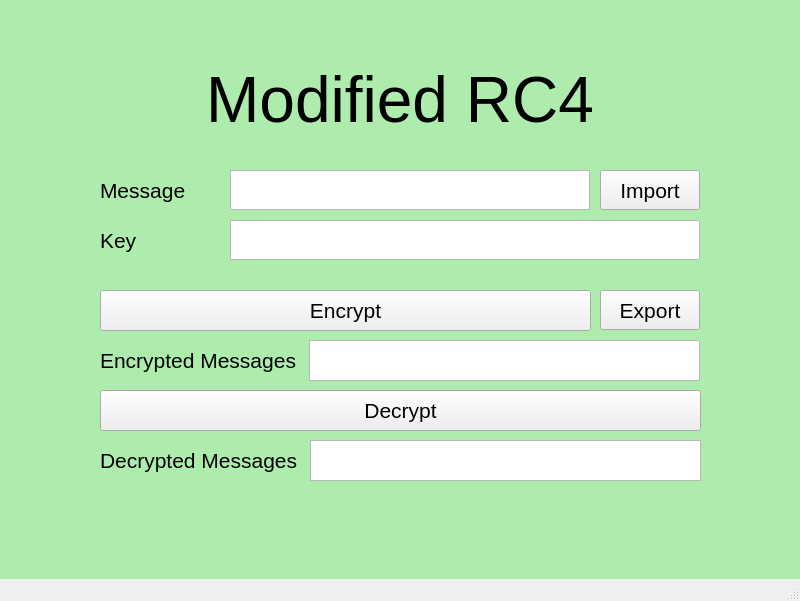
<?xml version="1.0" encoding="UTF-8"?>
<ui version="4.0">
 <class>MainWindow</class>
 <widget class="QMainWindow" name="MainWindow">
  <property name="geometry">
   <rect>
    <x>0</x>
    <y>0</y>
    <width>800</width>
    <height>601</height>
   </rect>
  </property>
  <property name="windowTitle">
   <string>MainWindow</string>
  </property>
  <widget class="QWidget" name="centralwidget">
   <widget class="QLabel" name="label">
    <property name="geometry">
     <rect>
      <x>100</x>
      <y>170</y>
      <width>130</width>
      <height>40</height>
     </rect>
    </property>
    <property name="font">
     <font>
      <pointsize>16</pointsize>
     </font>
    </property>
    <property name="text">
     <string>Message</string>
    </property>
   </widget>
   <widget class="QLabel" name="label_2">
    <property name="geometry">
     <rect>
      <x>100</x>
      <y>220</y>
      <width>130</width>
      <height>40</height>
     </rect>
    </property>
    <property name="font">
     <font>
      <pointsize>16</pointsize>
     </font>
    </property>
    <property name="text">
     <string>Key</string>
    </property>
   </widget>
   <widget class="QTextEdit" name="textEdit">
    <property name="geometry">
     <rect>
      <x>230</x>
      <y>170</y>
      <width>360</width>
      <height>40</height>
     </rect>
    </property>
    <property name="styleSheet">
     <string notr="true">font-size:16pt</string>
    </property>
    <property name="html">
     <string>&lt;!DOCTYPE HTML PUBLIC &quot;-//W3C//DTD HTML 4.0//EN&quot; &quot;http://www.w3.org/TR/REC-html40/strict.dtd&quot;&gt;
&lt;html&gt;&lt;head&gt;&lt;meta name=&quot;qrichtext&quot; content=&quot;1&quot; /&gt;&lt;style type=&quot;text/css&quot;&gt;
p, li { white-space: pre-wrap; }
&lt;/style&gt;&lt;/head&gt;&lt;body style=&quot; font-family:'MS Shell Dlg 2'; font-size:16pt; font-weight:400; font-style:normal;&quot;&gt;
&lt;p style=&quot;-qt-paragraph-type:empty; margin-top:0px; margin-bottom:0px; margin-left:0px; margin-right:0px; -qt-block-indent:0; text-indent:0px; font-size:8.25pt;&quot;&gt;&lt;br /&gt;&lt;/p&gt;&lt;/body&gt;&lt;/html&gt;</string>
    </property>
   </widget>
   <widget class="QTextEdit" name="textEdit_2">
    <property name="geometry">
     <rect>
      <x>230</x>
      <y>220</y>
      <width>470</width>
      <height>40</height>
     </rect>
    </property>
    <property name="styleSheet">
     <string notr="true">font-size:16pt</string>
    </property>
    <property name="html">
     <string>&lt;!DOCTYPE HTML PUBLIC &quot;-//W3C//DTD HTML 4.0//EN&quot; &quot;http://www.w3.org/TR/REC-html40/strict.dtd&quot;&gt;
&lt;html&gt;&lt;head&gt;&lt;meta name=&quot;qrichtext&quot; content=&quot;1&quot; /&gt;&lt;style type=&quot;text/css&quot;&gt;
p, li { white-space: pre-wrap; }
&lt;/style&gt;&lt;/head&gt;&lt;body style=&quot; font-family:'MS Shell Dlg 2'; font-size:16pt; font-weight:400; font-style:normal;&quot;&gt;
&lt;p style=&quot;-qt-paragraph-type:empty; margin-top:0px; margin-bottom:0px; margin-left:0px; margin-right:0px; -qt-block-indent:0; text-indent:0px; font-size:8.25pt;&quot;&gt;&lt;br /&gt;&lt;/p&gt;&lt;/body&gt;&lt;/html&gt;</string>
    </property>
   </widget>
   <widget class="QTextBrowser" name="textBrowser">
    <property name="geometry">
     <rect>
      <x>309</x>
      <y>340</y>
      <width>391</width>
      <height>41</height>
     </rect>
    </property>
    <property name="styleSheet">
     <string notr="true">font-size:16pt</string>
    </property>
    <property name="html">
     <string>&lt;!DOCTYPE HTML PUBLIC &quot;-//W3C//DTD HTML 4.0//EN&quot; &quot;http://www.w3.org/TR/REC-html40/strict.dtd&quot;&gt;
&lt;html&gt;&lt;head&gt;&lt;meta name=&quot;qrichtext&quot; content=&quot;1&quot; /&gt;&lt;style type=&quot;text/css&quot;&gt;
p, li { white-space: pre-wrap; }
&lt;/style&gt;&lt;/head&gt;&lt;body style=&quot; font-family:'MS Shell Dlg 2'; font-size:16pt; font-weight:400; font-style:normal;&quot;&gt;
&lt;p style=&quot;-qt-paragraph-type:empty; margin-top:0px; margin-bottom:0px; margin-left:0px; margin-right:0px; -qt-block-indent:0; text-indent:0px;&quot;&gt;&lt;br /&gt;&lt;/p&gt;&lt;/body&gt;&lt;/html&gt;</string>
    </property>
   </widget>
   <widget class="QLabel" name="label_4">
    <property name="geometry">
     <rect>
      <x>100</x>
      <y>340</y>
      <width>201</width>
      <height>40</height>
     </rect>
    </property>
    <property name="font">
     <font>
      <pointsize>16</pointsize>
     </font>
    </property>
    <property name="text">
     <string>Encrypted Messages</string>
    </property>
   </widget>
   <widget class="QTextBrowser" name="textBrowser_2">
    <property name="geometry">
     <rect>
      <x>310</x>
      <y>440</y>
      <width>391</width>
      <height>41</height>
     </rect>
    </property>
    <property name="styleSheet">
     <string notr="true">font-size:16pt</string>
    </property>
    <property name="html">
     <string>&lt;!DOCTYPE HTML PUBLIC &quot;-//W3C//DTD HTML 4.0//EN&quot; &quot;http://www.w3.org/TR/REC-html40/strict.dtd&quot;&gt;
&lt;html&gt;&lt;head&gt;&lt;meta name=&quot;qrichtext&quot; content=&quot;1&quot; /&gt;&lt;style type=&quot;text/css&quot;&gt;
p, li { white-space: pre-wrap; }
&lt;/style&gt;&lt;/head&gt;&lt;body style=&quot; font-family:'MS Shell Dlg 2'; font-size:16pt; font-weight:400; font-style:normal;&quot;&gt;
&lt;p style=&quot;-qt-paragraph-type:empty; margin-top:0px; margin-bottom:0px; margin-left:0px; margin-right:0px; -qt-block-indent:0; text-indent:0px;&quot;&gt;&lt;br /&gt;&lt;/p&gt;&lt;/body&gt;&lt;/html&gt;</string>
    </property>
   </widget>
   <widget class="QLabel" name="label_5">
    <property name="geometry">
     <rect>
      <x>100</x>
      <y>440</y>
      <width>201</width>
      <height>40</height>
     </rect>
    </property>
    <property name="font">
     <font>
      <pointsize>16</pointsize>
     </font>
    </property>
    <property name="text">
     <string>Decrypted Messages</string>
    </property>
   </widget>
   <widget class="QPushButton" name="pushButton_3">
    <property name="geometry">
     <rect>
      <x>600</x>
      <y>170</y>
      <width>100</width>
      <height>40</height>
     </rect>
    </property>
    <property name="font">
     <font>
      <pointsize>16</pointsize>
     </font>
    </property>
    <property name="text">
     <string>Import</string>
    </property>
   </widget>
   <widget class="QLabel" name="label_6">
    <property name="geometry">
     <rect>
      <x>30</x>
      <y>60</y>
      <width>740</width>
      <height>80</height>
     </rect>
    </property>
    <property name="font">
     <font>
      <pointsize>48</pointsize>
     </font>
    </property>
    <property name="text">
     <string>Modified RC4</string>
    </property>
    <property name="alignment">
     <set>Qt::AlignCenter</set>
    </property>
   </widget>
   <widget class="QPushButton" name="pushButton_4">
    <property name="geometry">
     <rect>
      <x>600</x>
      <y>290</y>
      <width>100</width>
      <height>40</height>
     </rect>
    </property>
    <property name="font">
     <font>
      <pointsize>16</pointsize>
     </font>
    </property>
    <property name="text">
     <string>Export</string>
    </property>
   </widget>
   <widget class="QPushButton" name="pushButton_5">
    <property name="geometry">
     <rect>
      <x>100</x>
      <y>290</y>
      <width>491</width>
      <height>41</height>
     </rect>
    </property>
    <property name="font">
     <font>
      <pointsize>16</pointsize>
     </font>
    </property>
    <property name="text">
     <string>Encrypt</string>
    </property>
   </widget>
   <widget class="QPushButton" name="pushButton_6">
    <property name="geometry">
     <rect>
      <x>100</x>
      <y>390</y>
      <width>601</width>
      <height>41</height>
     </rect>
    </property>
    <property name="font">
     <font>
      <pointsize>16</pointsize>
     </font>
    </property>
    <property name="text">
     <string>Decrypt</string>
    </property>
   </widget>
   <widget class="QWidget" name="widget" native="true">
    <property name="geometry">
     <rect>
      <x>0</x>
      <y>0</y>
      <width>800</width>
      <height>600</height>
     </rect>
    </property>
    <property name="styleSheet">
     <string notr="true">background-color: rgb(174, 236, 173);</string>
    </property>
   </widget>
   <zorder>widget</zorder>
   <zorder>label</zorder>
   <zorder>label_2</zorder>
   <zorder>textEdit</zorder>
   <zorder>textEdit_2</zorder>
   <zorder>textBrowser</zorder>
   <zorder>label_4</zorder>
   <zorder>textBrowser_2</zorder>
   <zorder>label_5</zorder>
   <zorder>pushButton_3</zorder>
   <zorder>label_6</zorder>
   <zorder>pushButton_4</zorder>
   <zorder>pushButton_5</zorder>
   <zorder>pushButton_6</zorder>
  </widget>
  <widget class="QStatusBar" name="statusbar"/>
  <widget class="QMenuBar" name="menubar">
   <property name="geometry">
    <rect>
     <x>0</x>
     <y>0</y>
     <width>800</width>
     <height>21</height>
    </rect>
   </property>
  </widget>
 </widget>
 <resources/>
 <connections/>
</ui>
